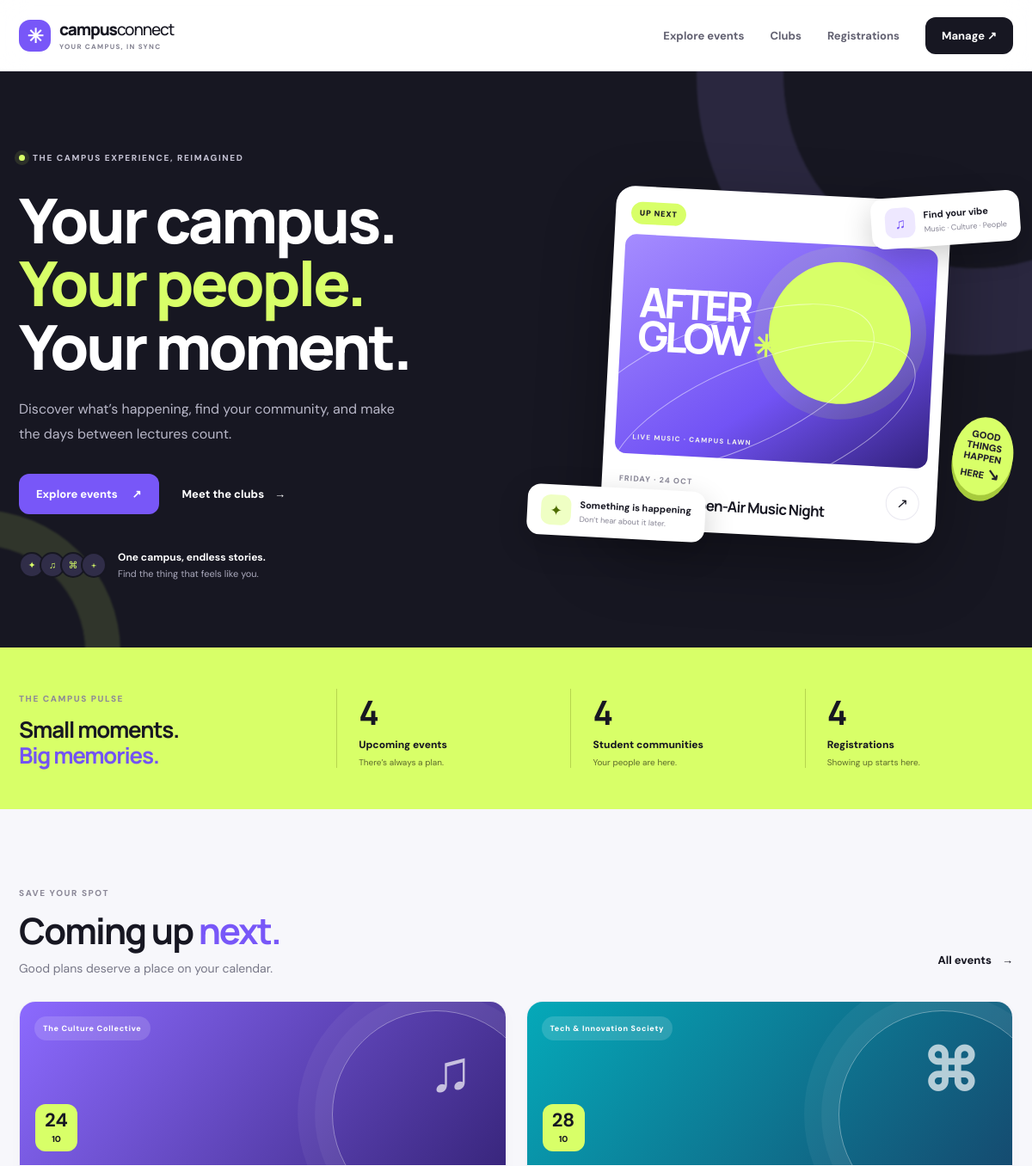
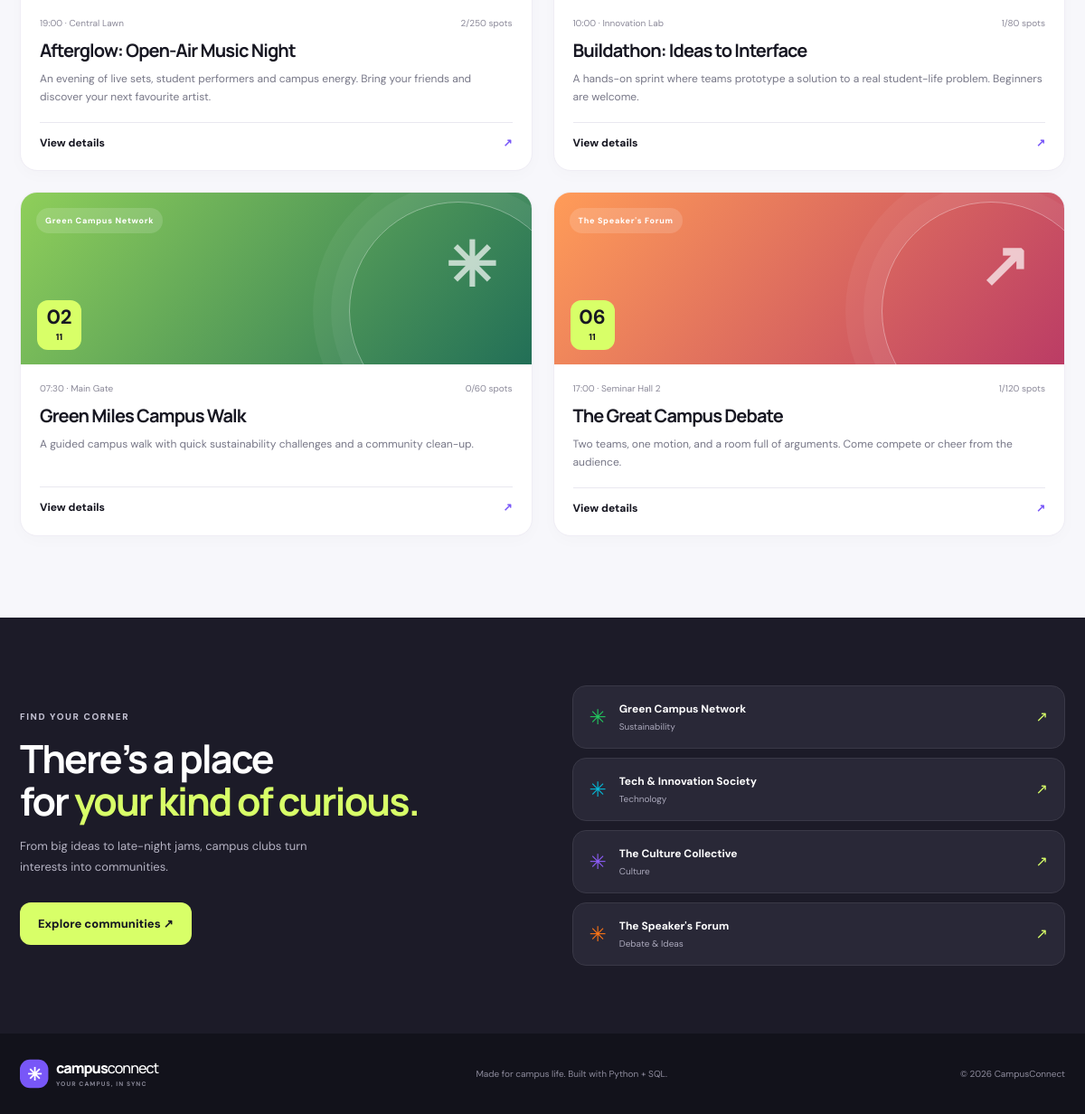
The page / on the database its author committed (2 pictures, top to bottom).
### tables this page shows
CREATE TABLE events (
  event_id INTEGER PRIMARY KEY AUTOINCREMENT,
  club_id INTEGER NOT NULL,
  title TEXT NOT NULL,
  description TEXT NOT NULL,
  event_date TEXT NOT NULL,
  event_time TEXT NOT NULL,
  venue TEXT NOT NULL,
  capacity INTEGER NOT NULL DEFAULT 100 CHECK(capacity > 0),
  status TEXT NOT NULL DEFAULT 'Upcoming'
    CHECK(status IN ('Upcoming','Completed','Cancelled')),
  created_at TEXT NOT NULL DEFAULT CURRENT_TIMESTAMP,
  FOREIGN KEY (club_id) REFERENCES clubs(club_id) ON DELETE RESTRICT
);

CREATE TABLE clubs (
  club_id INTEGER PRIMARY KEY AUTOINCREMENT,
  name TEXT NOT NULL UNIQUE,
  category TEXT NOT NULL,
  description TEXT NOT NULL,
  accent TEXT NOT NULL DEFAULT '#7c5cff'
);

### app.py (the view)
@app.route("/")
def index():
    with get_db() as db:
        events = db.execute("""
            SELECT e.*, c.name AS club_name, c.accent,
            (SELECT COUNT(*) FROM registrations r WHERE r.event_id=e.event_id AND r.attendance_status!='Cancelled') AS registered
            FROM events e JOIN clubs c ON c.club_id=e.club_id
            WHERE e.status='Upcoming' ORDER BY e.event_date, e.event_time LIMIT 4
        """).fetchall()
        counts = {
            "events": db.execute("SELECT COUNT(*) FROM events WHERE status='Upcoming'").fetchone()[0],
            "clubs": db.execute("SELECT COUNT(*) FROM clubs").fetchone()[0],
            "students": db.execute("SELECT COUNT(*) FROM students").fetchone()[0],
            "registrations": db.execute("SELECT COUNT(*) FROM registrations WHERE attendance_status!='Cancelled'").fetchone()[0]
        }
        clubs = db.execute("SELECT * FROM clubs ORDER BY name").fetchall()
    return render_template("index.html", events=events, counts=counts, clubs=clubs)

### app.py (called while the page is built)
def get_db():
    conn = sqlite3.connect(DB_PATH)
    conn.row_factory = sqlite3.Row
    conn.execute("PRAGMA foreign_keys = ON")
    return conn

### templates/index.html
{% extends "base.html" %}{% block title %}Find your people{% endblock %}
{% block content %}
<section class="hero">
  <div class="hero-orb orb-one"></div><div class="hero-orb orb-two"></div>
  <div class="container hero-grid">
    <div class="hero-copy">
      <div class="eyebrow"><span class="live-dot"></span> THE CAMPUS EXPERIENCE, REIMAGINED</div>
      <h1>Your campus.<br><em>Your people.</em><br>Your moment.</h1>
      <p class="hero-sub">Discover what’s happening, find your community, and make the days between lectures count.</p>
      <div class="hero-actions"><a class="btn btn-primary" href="{{ url_for('events_page') }}">Explore events <span>↗</span></a><a class="text-link" href="{{ url_for('clubs_page') }}">Meet the clubs <span>→</span></a></div>
      <div class="hero-proof"><div class="avatar-stack"><i>✦</i><i>♫</i><i>⌘</i><i>+</i></div><span><b>One campus, endless stories.</b><br>Find the thing that feels like you.</span></div>
    </div>
    <div class="hero-visual">
      <div class="visual-card visual-main"><div class="visual-top"><span class="pill pill-lime">UP NEXT</span><span>↗</span></div><div class="visual-art"><div class="sun"></div><div class="art-line line-a"></div><div class="art-line line-b"></div><div class="art-type">AFTER<br>GLOW<span>✳</span></div><div class="art-bottom">LIVE MUSIC · CAMPUS LAWN</div></div><div class="visual-meta"><div><small>FRIDAY · 24 OCT</small><h3>Afterglow: Open-Air Music Night</h3></div><span class="round-arrow">↗</span></div></div>
      <div class="floating-note note-top"><span class="note-icon purple">♫</span><span><b>Find your vibe</b><small>Music · Culture · People</small></span></div>
      <div class="floating-note note-bottom"><span class="note-icon lime">✦</span><span><b>Something is happening</b><small>Don’t hear about it later.</small></span></div>
      <div class="visual-sticker">GOOD<br>THINGS<br>HAPPEN<br>HERE <span>↘</span></div>
    </div>
  </div>
</section>
<section class="stats-section"><div class="container stats-grid">
  <div class="stat-intro"><span class="eyebrow dark-eyebrow">THE CAMPUS PULSE</span><h2>Small moments.<br><em>Big memories.</em></h2></div>
  <div class="stat"><strong>{{ counts.events }}</strong><span>Upcoming events</span><small>There’s always a plan.</small></div>
  <div class="stat"><strong>{{ counts.clubs }}</strong><span>Student communities</span><small>Your people are here.</small></div>
  <div class="stat"><strong>{{ counts.registrations }}</strong><span>Registrations</span><small>Showing up starts here.</small></div>
</div></section>
<section class="section container"><div class="section-heading"><div><span class="eyebrow dark-eyebrow">SAVE YOUR SPOT</span><h2>Coming up <em>next.</em></h2><p>Good plans deserve a place on your calendar.</p></div><a class="text-link" href="{{ url_for('events_page') }}">All events <span>→</span></a></div>
<div class="event-grid">{% for event in events %}<article class="event-card"><div class="event-art art-{{ loop.index }}"><span class="event-category">{{ event.club_name }}</span><span class="event-symbol">{% if loop.index == 1 %}♫{% elif loop.index == 2 %}⌘{% elif loop.index == 3 %}✳{% else %}↗{% endif %}</span><span class="event-date-block"><b>{{ event.event_date[8:10] }}</b><small>{{ event.event_date[5:7] }}</small></span></div><div class="event-body"><div class="event-meta"><span>{{ event.event_time }} · {{ event.venue }}</span><span class="capacity">{{ event.registered }}/{{ event.capacity }} spots</span></div><h3>{{ event.title }}</h3><p>{{ event.description }}</p><a class="card-link" href="{{ url_for('events_page') }}">View details <span>↗</span></a></div></article>{% else %}<p>No upcoming events just yet.</p>{% endfor %}</div></section>
<section class="club-band"><div class="container club-band-inner"><div><span class="eyebrow">FIND YOUR CORNER</span><h2>There’s a place<br>for <em>your kind of curious.</em></h2><p>From big ideas to late-night jams, campus clubs turn interests into communities.</p><a class="btn btn-lime" href="{{ url_for('clubs_page') }}">Explore communities ↗</a></div><div class="club-mini-grid">{% for club in clubs[:4] %}<div class="club-mini"><span style="color:{{ club.accent }}">✳</span><div><b>{{ club.name }}</b><small>{{ club.category }}</small></div><span class="mini-arrow">↗</span></div>{% endfor %}</div></div></section>
{% endblock %}

### templates/base.html (shortened to what this page needs)
<!doctype html>
<html lang="en">
<head>
  <link rel="stylesheet" href="{{ url_for('static', filename='style.css') }}">
</head>
<body>
<header class="nav-wrap">
  <nav class="nav container">
    <a class="brand" href="{{ url_for('index') }}"><span class="brand-mark">✳</span><span>campus<span class="brand-light">connect</span><small>YOUR CAMPUS, IN SYNC</small></span></a>
    <div class="nav-links">
      <a href="{{ url_for('events_page') }}">Explore events</a>
      <a href="{{ url_for('clubs_page') }}">Clubs</a>
      <a href="{{ url_for('registrations_page') }}">Registrations</a>
      <a class="nav-cta" href="{{ url_for('admin') }}">Manage ↗</a>
    </div>
  </nav>
</header>
<main>{% block content %}{% endblock %}</main>
<footer class="footer"><div class="container footer-inner"><a class="brand footer-brand" href="{{ url_for('index') }}"><span class="brand-mark">✳</span><span>campus<span class="brand-light">connect</span><small>YOUR CAMPUS, IN SYNC</small></span></a><p>Made for campus life. Built with Python + SQL.</p><span>© 2026 CampusConnect</span></div></footer>
</body></html>

### rows shown on the page
events: club_name "The Culture Collective", event_date "24", event_date "10", event_time "19:00", venue "Central Lawn", registered "2", capacity "250", title "Afterglow: Open-Air Music Night", description "An evening of live sets, student performers and campus energy. Bring your friends and discover your next favourite artist."
events: club_name "Tech & Innovation Society", event_date "28", event_date "10", event_time "10:00", venue "Innovation Lab", registered "1", capacity "80", title "Buildathon: Ideas to Interface", description "A hands-on sprint where teams prototype a solution to a real student-life problem. Beginners are welcome."
events: club_name "Green Campus Network", event_date "02", event_date "11", event_time "07:30", venue "Main Gate", registered "0", capacity "60", title "Green Miles Campus Walk", description "A guided campus walk with quick sustainability challenges and a community clean-up."
events: club_name "The Speaker's Forum", event_date "06", event_date "11", event_time "17:00", venue "Seminar Hall 2", registered "1", capacity "120", title "The Great Campus Debate", description "Two teams, one motion, and a room full of arguments. Come compete or cheer from the audience."
clubs: name "Green Campus Network", category "Sustainability"
clubs: name "Tech & Innovation Society", category "Technology"
clubs: name "The Culture Collective", category "Culture"
clubs: name "The Speaker's Forum", category "Debate & Ideas"

### other values the page prints
{{ counts.events }} "4"
{{ counts.clubs }} "4"
{{ counts.registrations }} "4"
